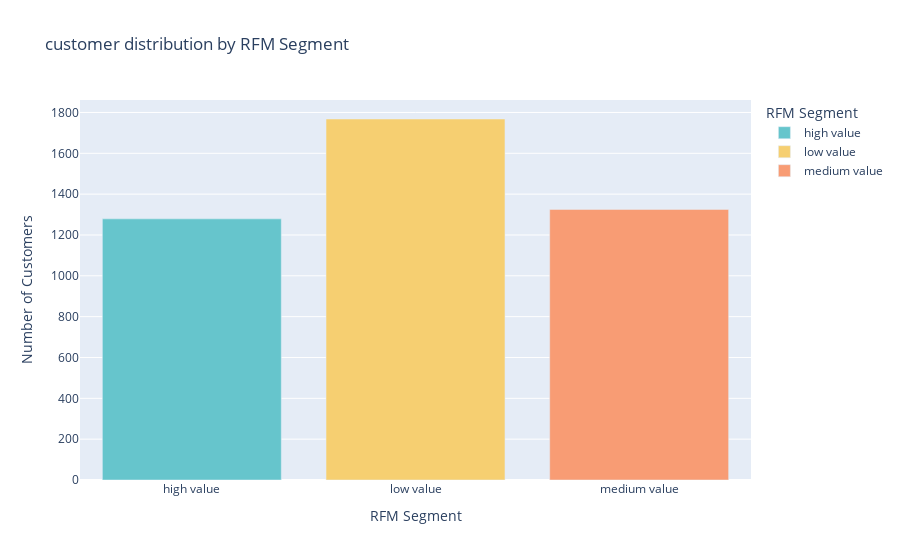

Source (notebook cell):
### Markdown cell above
Bar Chart

### Code cell
#create a bar chart using plotly
fig = px.bar(segment_counts,
             x='Segment',
             y='Count',
             title='customer distribution by RFM Segment',
             labels={'Segment': 'RFM Segment', 'Count': 'Number of Customers'},
             color='Segment',
             color_discrete_sequence=px.colors.qualitative.Pastel
            )
fig.show()

### Figure 1 — Plotly figure (JSON) as saved in the notebook; plotly's stock layout.template omitted (floating-point values rounded to 4 significant figures)
{"data": [{"hovertemplate": "RFM Segment=%{x}<br>Number of Customers=%{y}<extra></extra>", "legendgroup": "high value", "marker": {"color": "rgb(102, 197, 204)", "pattern": {"shape": ""}}, "name": "high value", "orientation": "v", "showlegend": true, "textposition": "auto", "type": "bar", "x": ["high value"], "xaxis": "x", "y": [1279], "yaxis": "y"}, {"hovertemplate": "RFM Segment=%{x}<br>Number of Customers=%{y}<extra></extra>", "legendgroup": "low value", "marker": {"color": "rgb(246, 207, 113)", "pattern": {"shape": ""}}, "name": "low value", "orientation": "v", "showlegend": true, "textposition": "auto", "type": "bar", "x": ["low value"], "xaxis": "x", "y": [1768], "yaxis": "y"}, {"hovertemplate": "RFM Segment=%{x}<br>Number of Customers=%{y}<extra></extra>", "legendgroup": "medium value", "marker": {"color": "rgb(248, 156, 116)", "pattern": {"shape": ""}}, "name": "medium value", "orientation": "v", "showlegend": true, "textposition": "auto", "type": "bar", "x": ["medium value"], "xaxis": "x", "y": [1325], "yaxis": "y"}], "layout": {"barmode": "relative", "legend": {"title": {"text": "RFM Segment"}, "tracegroupgap": 0}, "title": {"text": "customer distribution by RFM Segment"}, "xaxis": {"anchor": "y", "categoryarray": ["high value", "low value", "medium value"], "categoryorder": "array", "domain": [0, 1], "title": {"text": "RFM Segment"}}, "yaxis": {"anchor": "x", "domain": [0, 1], "title": {"text": "Number of Customers"}}}}
